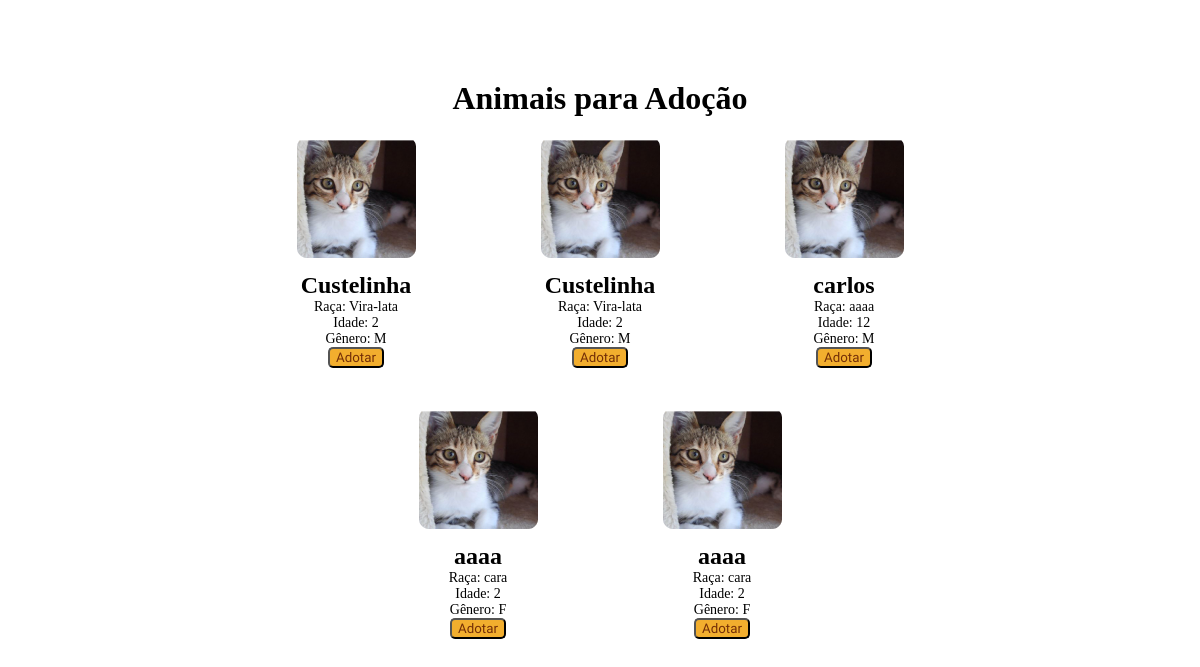
/dogs/, run on an earlier commit of the app's database.
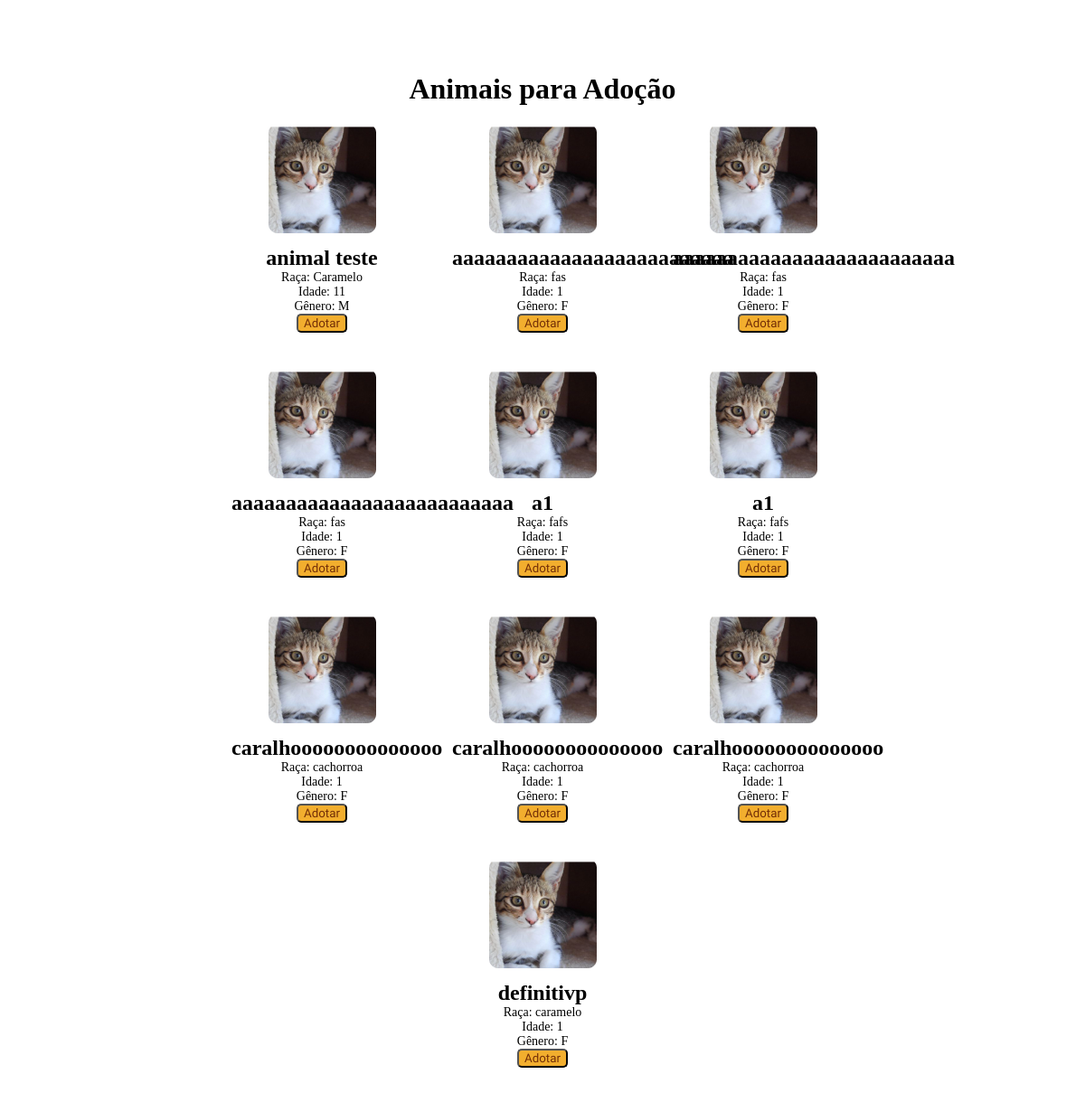
And on a later commit of the database.
### app_abrigo_amigo/models.py (models this page shows, shortened)
class Animais(models.Model):
    id_animal = models.AutoField(primary_key=True)
    nome = models.CharField(max_length=100)
    idade = models.IntegerField()
    raça = models.CharField(max_length=100)
    gênero = models.CharField(max_length=50, default='Desconhecido')
    tipo = models.CharField(max_length=50)
    photo = models.ImageField(upload_to='', null=True, blank=True)

### app_abrigo_amigo/views.py (the view)
# urls.py: path('dogs/', views.dogs_page, name='dogs_page'),
def dogs_page(request):
    animais = Animais.objects.filter(tipo='C')
    return render(request, 'admin/dogs_page.html', {'animais': animais})

### app_abrigo_amigo/templates/admin/dogs_page.html (shortened to what this page needs)
<!DOCTYPE html>
{% load static %}
<html lang="en">
<head>
    <link rel="stylesheet" href="{% static 'css/style.css' %}">
</head>
<body>
    <div class="container">
        <h1>Animais para Adoção</h1>
            {% for animal in animais %}
            <div class="dog">
                <img src="{% static 'img\btexp\Rectangle 315.png' %}" alt="Cachorro 1">
                <h2>{{ animal.nome }}</h2>
                <p>Raça: {{ animal.raça }}</p>
                <p>Idade: {{ animal.idade }}</p>
                <p>Gênero: {{ animal.gênero }}</p>
                <a href="{% url 'page_adote' id_animal=animal.id_animal %}"><button>Adotar</button></a>
            </div>
            {% endfor %}
        </div>
</body>
</html>

What changed in the data, as far as the page shows it:
removed Animais: nome "Custelinha", raça "Vira-lata", idade "2", gênero "M"
removed Animais: nome "carlos", raça "aaaa", idade "12", gênero "M"
changed Animais: nome "Custelinha" → "animal teste"; raça "Vira-lata" → "Caramelo"; idade "2" → "11"
now on this page (row edited): Animais: nome "aaaaaaaaaaaaaaaaaaaaaaaaaa", raça "fas", idade "1", gênero "F"
now on this page (row edited): Animais: nome "aaaaaaaaaaaaaaaaaaaaaaaaaa", raça "fas", idade "1", gênero "F"
added Animais: nome "aaaaaaaaaaaaaaaaaaaaaaaaaa", raça "fas", idade "1", gênero "F"
changed Animais (number 5 of 10 on the later page): nome "aaaa" → "a1"; raça "cara" → "fafs"; idade "2" → "1"
changed Animais (number 6 of 10 on the later page): nome "aaaa" → "a1"; raça "cara" → "fafs"; idade "2" → "1"
added Animais: nome "caralhoooooooooooooo", raça "cachorroa", idade "1", gênero "F"
added Animais: nome "caralhoooooooooooooo", raça "cachorroa", idade "1", gênero "F"
added Animais: nome "caralhoooooooooooooo", raça "cachorroa", idade "1", gênero "F"
added Animais: nome "definitivp", raça "caramelo", idade "1", gênero "F"
